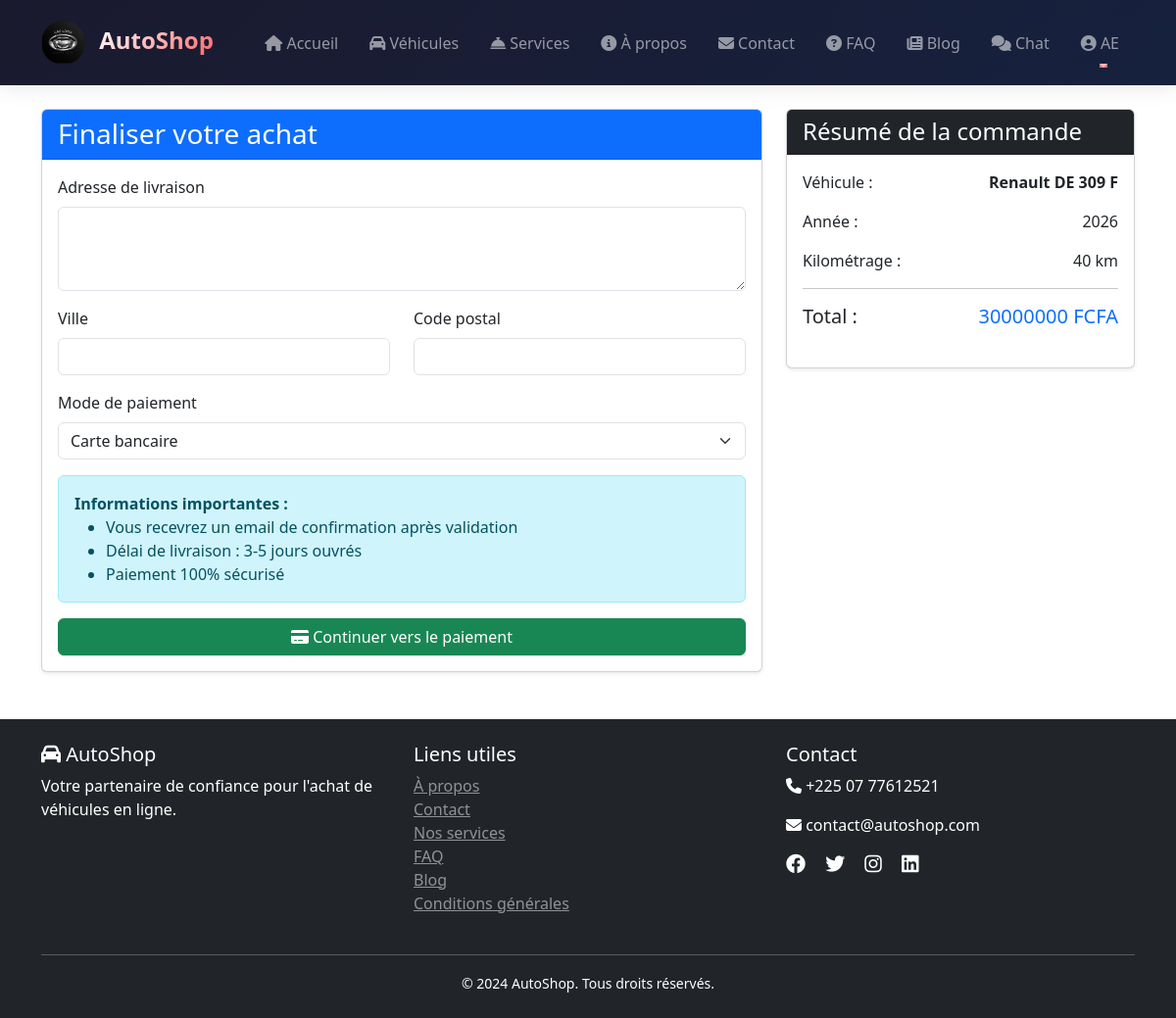
Page /orders/create/6/ (signed in) on the committed database.
### vehicles/models.py (models this page shows, shortened)
class Vehicle(models.Model):
    FUEL_TYPES = [
        ('ESSENCE', 'Essence'),
        ('DIESEL', 'Diesel'),
        ('ELECTRIQUE', 'Électrique'),
        ('HYBRIDE', 'Hybride'),
    ]
    TRANSMISSION_TYPES = [
        ('MANUAL', 'Manuelle'),
        ('AUTOMATIC', 'Automatique'),
    ]
    CONDITION_TYPES = [
        ('NEW', 'Neuf'),
        ('USED', 'Occasion'),
    ]
    brand = models.ForeignKey(Brand, on_delete=models.CASCADE, related_name='vehicles')
    model = models.CharField(max_length=100)
    year = models.IntegerField()
    price = models.DecimalField(max_digits=12, decimal_places=2)
    mileage = models.IntegerField(help_text="Kilométrage", null=True, blank=True)
    fuel_type = models.CharField(max_length=20, choices=FUEL_TYPES)
    transmission = models.CharField(max_length=20, choices=TRANSMISSION_TYPES)
    condition = models.CharField(max_length=20, choices=CONDITION_TYPES, default='USED')
    color = models.CharField(max_length=50)
    description = models.TextField()
    features = models.TextField(help_text="Caractéristiques séparées par des virgules")
    images = models.ImageField(upload_to='vehicles/', null=True, blank=True)
    is_available = models.BooleanField(default=True)
    created_at = models.DateTimeField(auto_now_add=True)
    updated_at = models.DateTimeField(auto_now=True)
    class Meta:
        ordering = ['-created_at']

class Brand(models.Model):
    name = models.CharField(max_length=100)
    logo = models.ImageField(upload_to='brands/', null=True, blank=True)
    country = models.CharField(max_length=100)
    class Meta:
        ordering = ['name']

### orders/views.py (the view)
# urls.py: path('create/<int:vehicle_id>/', views.create_order, name='create_order'),
@login_required
def create_order(request, vehicle_id):
    vehicle = get_object_or_404(Vehicle, id=vehicle_id, is_available=True)
    if request.method == 'POST':
        form = OrderForm(request.POST)
        if form.is_valid():
            order = form.save(commit=False)
            order.user = request.user
            order.vehicle = vehicle
            order.total_amount = vehicle.price
            order.save()
            payment_method = form.cleaned_data.get('payment_method')
            if payment_method == 'CARTE':
                return redirect('payments:stripe_payment', order_id=order.id)
            elif payment_method == 'ORANGE_MONEY':
                return redirect('payments:orange_money_payment', order_id=order.id)
            elif payment_method == 'MTN_MOMO':
                return redirect('payments:mtn_momo_payment', order_id=order.id)
            else:
                return redirect('payments:stripe_payment', order_id=order.id)
    else:
        profile = getattr(request.user, 'profile', None)
        initial_data = {}
        if profile:
            initial_data = {
                'delivery_address': profile.address or '',
                'delivery_city': profile.city or '',
                'delivery_postal_code': profile.postal_code or '',
            }
        form = OrderForm(initial=initial_data)
    return render(request, 'orders/create_order.html', {
        'form': form,
        'vehicle': vehicle
    })

### orders/forms.py
class OrderForm(forms.ModelForm):
    class Meta:
        model = Order
        fields = ['delivery_address', 'delivery_city', 'delivery_postal_code', 'payment_method']
        widgets = {
            'delivery_address': forms.Textarea(attrs={'rows': 3, 'class': 'form-control'}),
            'delivery_city': forms.TextInput(attrs={'class': 'form-control'}),
            'delivery_postal_code': forms.TextInput(attrs={'class': 'form-control'}),
            'payment_method': forms.Select(attrs={'class': 'form-select', 'id': 'payment-method'}, choices=[
                ('CARTE', '💳 Carte bancaire (Stripe)'),
                ('ORANGE_MONEY', '📱 Orange Money'),
                ('MTN_MOMO', '📱 MTN Mobile Money'),
            ]),
        }

### orders/templates/orders/create_order.html (shortened to what this page needs)
{% extends 'base.html' %}
{% load static %}
{% block content %}
<div class="container">
    <div class="row">
        <div class="col-md-8">
            <div class="card shadow-sm">
                <div class="card-header bg-primary text-white">
                    <h3 class="mb-0">Finaliser votre achat</h3>
                </div>
                <div class="card-body">
                    <form method="post" id="order-form">
                        <div class="mb-3">
                            <label for="delivery_address" class="form-label">Adresse de livraison</label>
                            {{ form.delivery_address }}
                        </div>
                        <div class="row">
                            <div class="col-md-6 mb-3">
                                <label for="delivery_city" class="form-label">Ville</label>
                                {{ form.delivery_city }}
                            </div>
                            <div class="col-md-6 mb-3">
                                <label for="delivery_postal_code" class="form-label">Code postal</label>
                                {{ form.delivery_postal_code }}
                            </div>
                        </div>
                        <div class="mb-3">
                            <label for="payment_method" class="form-label">Mode de paiement</label>
                            {{ form.payment_method }}
                        </div>
                        <div class="alert alert-info" id="payment-info">
                            <strong>Informations importantes :</strong>
                            <ul class="mb-0">
                                <li>Vous recevrez un email de confirmation après validation</li>
                                <li>Délai de livraison : 3-5 jours ouvrés</li>
                                <li>Paiement 100% sécurisé</li>
                            </ul>
                        </div>
                        <button type="submit" class="btn btn-success w-100" id="submit-btn">
                            <i class="fas fa-credit-card"></i> Continuer vers le paiement
                        </button>
                    </form>
                </div>
            </div>
        </div>
        <div class="col-md-4">
            <div class="card shadow-sm">
                <div class="card-header bg-dark text-white">
                    <h4 class="mb-0">Résumé de la commande</h4>
                </div>
                <div class="card-body">
                    <div class="d-flex justify-content-between mb-3">
                        <span>Véhicule :</span>
                        <strong>{{ vehicle.brand.name }} {{ vehicle.model }}</strong>
                    </div>
                    <div class="d-flex justify-content-between mb-3">
                        <span>Année :</span>
                        <span>{{ vehicle.year }}</span>
                    </div>
                    <div class="d-flex justify-content-between mb-3">
                        <span>Kilométrage :</span>
                        <span>{% if vehicle.mileage %}{{ vehicle.mileage }} km{% else %}Neuf{% endif %}</span>
                    </div>
                    <hr>
                    <div class="d-flex justify-content-between mb-3">
                        <span class="h5">Total :</span>
                        <span class="h5 text-primary">{{ vehicle.price|floatformat:0 }} FCFA</span>
                    </div>
                </div>
            </div>
        </div>
    </div>
</div>
{% endblock %}

### vehicles/templates/base.html (shortened to what this page needs)
{% load static %}
<!DOCTYPE html>
<html lang="fr">
<head>
    <link href="https://cdn.jsdelivr.net/npm/bootstrap@5.3.0/dist/css/bootstrap.min.css" rel="stylesheet">
    <link rel="stylesheet" href="https://cdnjs.cloudflare.com/ajax/libs/font-awesome/6.4.0/css/all.min.css">
</head>
<body>
    <nav class="navbar navbar-expand-lg navbar-dark">
        <div class="container">
            <a class="navbar-brand" href="{% url 'home' %}">
                <div style="display: inline-block;">
                    <img src="{% static 'images/logo.png' %}"
                         alt="AutoShop Logo"
                         height="45"
                         width="45"
                         style="border-radius: 50%; object-fit: cover;">
                </div>
                <span class="ms-2" style="font-weight: 700; background: linear-gradient(135deg, #fff 0%, #ff6b6b 100%); -webkit-background-clip: text; -webkit-text-fill-color: transparent;">
                    AutoShop
                </span>
            </a>
<div class="collapse navbar-collapse" id="navbarNav">
    <ul class="navbar-nav ms-auto">
        <li class="nav-item">
            <a class="nav-link {% if request.path == '/' %}active{% endif %}" href="{% url 'home' %}">
                <i class="fas fa-home"></i> Accueil
            </a>
        </li>
        <li class="nav-item">
            <a class="nav-link {% if 'vehicles' in request.path %}active{% endif %}" href="{% url 'vehicle_list' %}">
                <i class="fas fa-car"></i> Véhicules
            </a>
        </li>
        <li class="nav-item">
            <a class="nav-link {% if 'services' in request.path %}active{% endif %}" href="{% url 'services' %}">
                <i class="fas fa-concierge-bell"></i> Services
            </a>
        </li>
        <li class="nav-item">
            <a class="nav-link {% if 'about' in request.path %}active{% endif %}" href="{% url 'about' %}">
                <i class="fas fa-info-circle"></i> À propos
            </a>
        </li>
        <li class="nav-item">
            <a class="nav-link {% if 'contact' in request.path %}active{% endif %}" href="{% url 'contact' %}">
                <i class="fas fa-envelope"></i> Contact
            </a>
        </li>
        <li class="nav-item">
            <a class="nav-link {% if 'faq' in request.path %}active{% endif %}" href="{% url 'faq' %}">
                <i class="fas fa-question-circle"></i> FAQ
            </a>
        </li>
        <li class="nav-item">
            <a class="nav-link {% if 'blog' in request.path %}active{% endif %}" href="{% url 'blog_home' %}">
                <i class="fas fa-newspaper"></i> Blog
            </a>
        </li>
        <li class="nav-item">
            <a class="nav-link {% if 'chat' in request.path %}active{% endif %}" href="{% url 'chat_room' room_name='support' %}">
                <i class="fas fa-comments"></i> Chat
            </a>
        </li>
        {% if user.is_authenticated %}
            <li class="nav-item dropdown">
                <a class="nav-link dropdown-toggle" href="#" data-bs-toggle="dropdown">
                    <i class="fas fa-user-circle"></i> {{ user.username }}
                </a>
            </li>
        {% endif %}
    </ul>
</div>
    </nav>
    <main class="container-fluid mt-4">
        {% block content %}{% endblock %}
    </main>
    <footer class="bg-dark text-white mt-5 py-4">
        <div class="container">
            <div class="row">
                <div class="col-md-4">
                    <h5><i class="fas fa-car"></i> AutoShop</h5>
                    <p>Votre partenaire de confiance pour l'achat de véhicules en ligne.</p>
                </div>
                <div class="col-md-4">
                    <h5>Liens utiles</h5>
                    <ul class="list-unstyled">
                        <li><a href="{% url 'about' %}" class="text-white-50">À propos</a></li>
                        <li><a href="{% url 'contact' %}" class="text-white-50">Contact</a></li>
                        <li><a href="{% url 'services' %}" class="text-white-50">Nos services</a></li>
                        <li><a href="{% url 'faq' %}" class="text-white-50">FAQ</a></li>
                        <li><a href="{% url 'blog_home' %}" class="text-white-50">Blog</a></li>
                        <li><a href="#" class="text-white-50">Conditions générales</a></li>
                    </ul>
                </div>
                <div class="col-md-4">
                    <h5>Contact</h5>
                    <p><i class="fas fa-phone"></i> +225 07 77612521</p>
                    <p><i class="fas fa-envelope"></i> contact@autoshop.com</p>
                    <div class="social-links mt-3">
                        <a href="#" class="text-white me-3"><i class="fab fa-facebook fa-lg"></i></a>
                        <a href="#" class="text-white me-3"><i class="fab fa-twitter fa-lg"></i></a>
                        <a href="#" class="text-white me-3"><i class="fab fa-instagram fa-lg"></i></a>
                        <a href="#" class="text-white"><i class="fab fa-linkedin fa-lg"></i></a>
                    </div>
                </div>
            </div>
            <hr class="mt-4">
            <div class="text-center">
                <small>&copy; 2024 AutoShop. Tous droits réservés.</small>
            </div>
        </div>
    </footer>
</body>
</html>

### vehicles/templates/base.html (style rules this page uses)
.navbar { background: linear-gradient(135deg, #1a1a2e 0%, #16213e 100%) !important; box-shadow: 0 2px 20px rgba(0,0,0,0.1); padding: 1rem 0; }
.navbar-brand { font-weight: 700; font-size: 1.5rem; transition: transform 0.3s; }
.nav-link { font-weight: 500; margin: 0 0.5rem; transition: all 0.3s; position: relative; }
.nav-link::after { content: ''; position: absolute; bottom: -5px; left: 50%; width: 0; height: 2px; background: #ff6b6b; transition: all 0.3s; transform: translateX(-50%); }

### rows in the picture
Vehicle: brand.name "Renault", model "DE 309 F", year "2026", mileage "40", price "30000000"

### other values in the picture
{{ user.username }} "AE"
